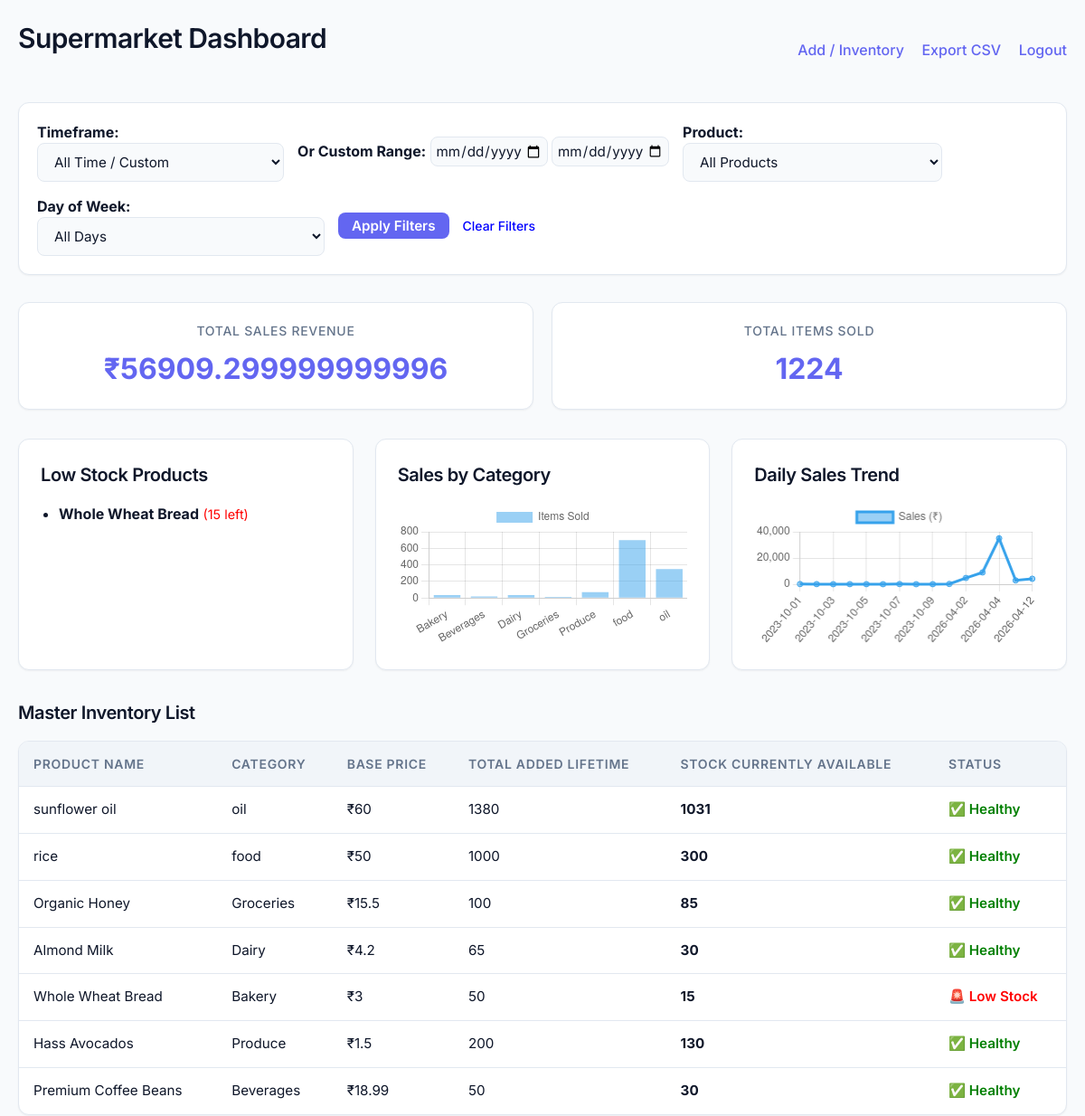
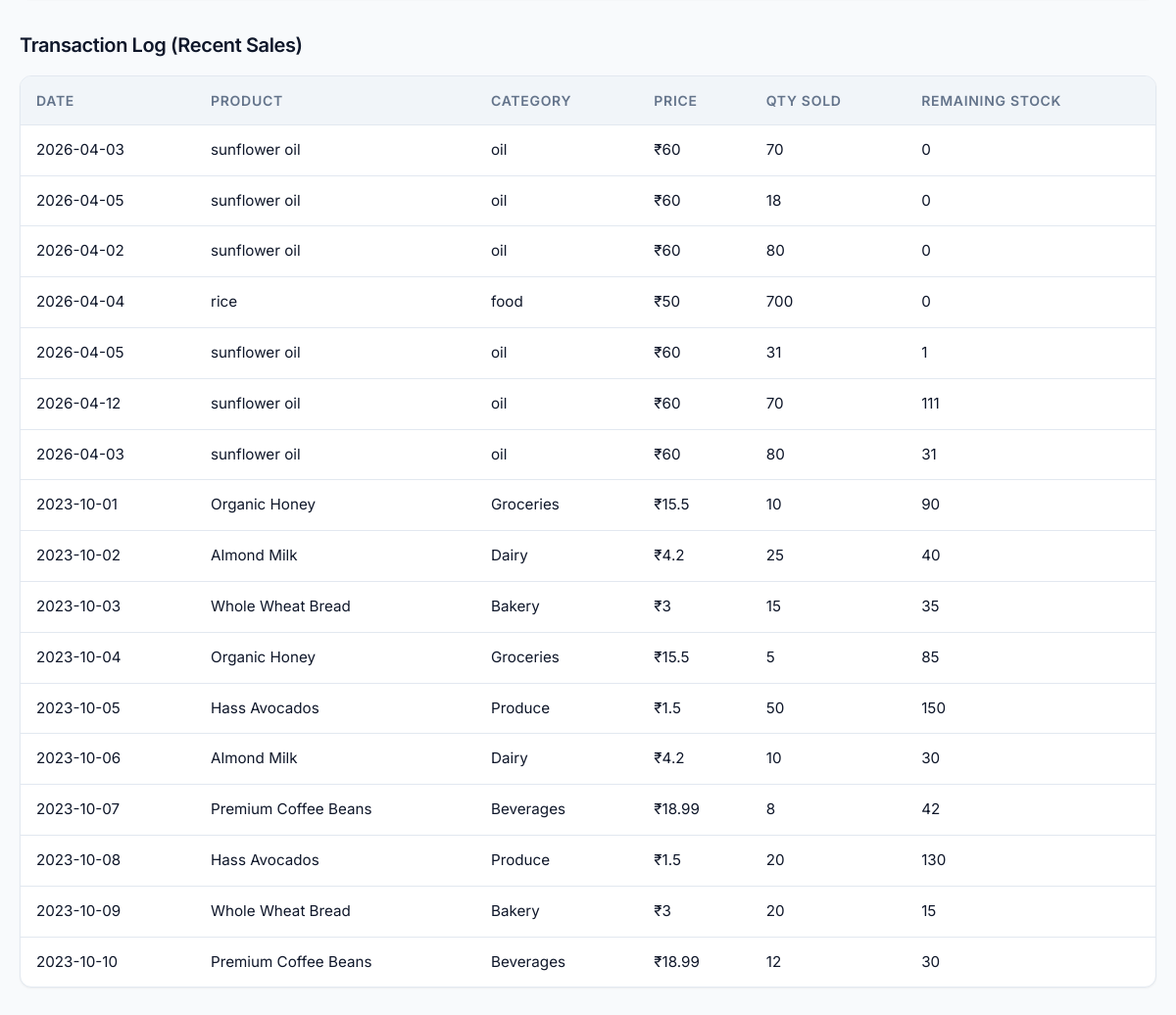
The app's page /dashboard (signed in) with its own data (2 pictures, top to bottom).
### tables this page shows
CREATE TABLE products (
            id INTEGER PRIMARY KEY AUTOINCREMENT,
            product_name TEXT UNIQUE,
            category TEXT,
            price INTEGER,
            total_quantity_added INTEGER DEFAULT 0,
            remaining_stock INTEGER DEFAULT 0,
            threshold INTEGER DEFAULT 20
        );

CREATE TABLE sales (
            id INTEGER PRIMARY KEY AUTOINCREMENT,
            date TEXT,
            product_id INTEGER,
            quantity_sold INTEGER, stock_at_time_of_sale INTEGER DEFAULT 0,
            FOREIGN KEY(product_id) REFERENCES products(id)
        );

### Supermarket-Dashboard/Supermarket_Dashboard/app.py (the view, shortened to what this page needs)
@app.route("/dashboard")
def dashboard():
    if "user" not in session:
        return redirect("/")
    conn = get_db_connection()
    timeframe = request.args.get("timeframe", "all")
    product_filter = request.args.get("product_id", "all")
    day_filter = request.args.get("day", "all")
    custom_start = request.args.get("start_date", "")
    custom_end = request.args.get("end_date", "")
    if product_filter != "all":
        products = conn.execute("SELECT * FROM products WHERE id = ?", (product_filter,)).fetchall()
    else:
        products = conn.execute("SELECT * FROM products").fetchall()
    query = """
        SELECT s.id, s.date, s.quantity_sold, s.stock_at_time_of_sale as remaining_stock, p.product_name, p.category, p.price, p.threshold
        FROM sales s
        JOIN products p ON s.product_id = p.id
        WHERE 1=1
    """
    params = []
    if custom_start and custom_end:
        query += " AND s.date >= ? AND s.date <= ?"
        params.extend([custom_start, custom_end])
    if product_filter != "all":
        query += " AND s.product_id = ?"
        params.append(product_filter)
    sales = conn.execute(query, params).fetchall()
    conn.close()
    total_sales = sum(row["price"] * row["quantity_sold"] for row in sales)
    total_items = sum(row["quantity_sold"] for row in sales)
    low_stock = [p for p in products if p["remaining_stock"] < p["threshold"]]
    category_sales = {}
    for row in sales:
        cat = row["category"]
        category_sales[cat] = category_sales.get(cat, 0) + row["quantity_sold"]
    daily_sales = {}
    for row in sales:
        d = row["date"]
        daily_sales[d] = daily_sales.get(d, 0) + (row["price"] * row["quantity_sold"])
    daily_sales = dict(sorted(daily_sales.items()))
    return render_template(
        "dashboard.html",
        products=products,
        sales=sales,
        total_sales=total_sales,
        total_items=total_items,
        low_stock=low_stock,
        category_sales=category_sales,
        daily_sales=daily_sales,
        current_timeframe=timeframe,
        current_product=product_filter,
        current_day=day_filter,
        current_start=custom_start,
        current_end=custom_end
    )

### Supermarket-Dashboard/Supermarket_Dashboard/app.py (called while the page is built)
def get_db_connection():
    conn = sqlite3.connect("supermarket.db")
    conn.row_factory = sqlite3.Row
    return conn

### Supermarket-Dashboard/Supermarket_Dashboard/templates/dashboard.html (shortened to what this page needs)
<!DOCTYPE html>
<html>
<head>
    <link rel="stylesheet" href="/static/style.css">
</head>
<body>
    <div class="container">
        <div style="display: flex; justify-content: space-between; align-items: center; margin-bottom: 24px;">
            <h2>Supermarket Dashboard</h2>
            <div>
                <a href="/home" style="margin-right: 15px;">Add / Inventory</a>
                <a href="/export" style="margin-right: 15px;">Export CSV</a>
                <a href="/logout">Logout</a>
            </div>
        </div>
        <div class="filter-bar">
            <form method="GET" action="/dashboard" style="display: flex; gap: 15px; align-items: center; flex-wrap: wrap;">
                <label>
                    <b>Timeframe:</b>
                    <select name="timeframe">
                        <option value="all" {% if current_timeframe == 'all' %}selected{% endif %}>All Time / Custom</option>
                    </select>
                </label>
                <label>
                    <b>Or Custom Range:</b>
                    <input type="date" name="start_date" value="{{ current_start }}" style="padding: 5px; width: 130px;">
                    <input type="date" name="end_date" value="{{ current_end }}" style="padding: 5px; width: 130px;">
                </label>
                <label>
                    <b>Product:</b>
                    <select name="product_id">
                        <option value="all" {% if current_product == 'all' %}selected{% endif %}>All Products</option>
                    </select>
                </label>
                <label>
                    <b>Day of Week:</b>
                    <select name="day">
                        <option value="all" {% if current_day == 'all' %}selected{% endif %}>All Days</option>
                    </select>
                </label>
                <button type="submit" style="padding: 5px 15px;">Apply Filters</button>
                <a href="/dashboard" style="text-decoration: none; color: blue; font-size: 14px;">Clear Filters</a>
            </form>
        </div>
        <div class="kpi-grid">
            <div class="kpi-card">
                <div class="kpi-label">Total Sales Revenue</div>
                <div class="kpi-value">₹{{ total_sales }}</div>
            </div>
            <div class="kpi-card">
                <div class="kpi-label">Total Items Sold</div>
                <div class="kpi-value">{{ total_items }}</div>
            </div>
        </div>
    <div class="grid-3">
        <div class="card">
            <h3>Low Stock Products</h3>
            {% if low_stock %}
                <ul style="padding-left: 20px;">
                    {% for item in low_stock %}
                        <li style="margin-bottom: 8px;"><b>{{ item.product_name }}</b> <span style="color: red; font-size: 0.9em;">({{ item.remaining_stock }} left)</span></li>
                    {% endfor %}
                </ul>
            {% else %}
                <p style="color: green;">✅ All stock is healthy!</p>
            {% endif %}
        </div>
        <div class="card">
            <h3>Sales by Category</h3>
            <canvas id="categoryChart"></canvas>
        </div>
        <div class="card">
            <h3>Daily Sales Trend</h3>
            <canvas id="dailyChart"></canvas>
        </div>
    </div>
    <h3>Master Inventory List</h3>
    <div class="table-container">
        <table>
            <thead>
                <tr>
                    <th>Product Name</th>
                    <th>Category</th>
                    <th>Base Price</th>
                    <th>Total Added Lifetime</th>
                    <th>Stock Currently Available</th>
                    <th>Status</th>
                </tr>
            </thead>
            <tbody>
            {% for p in products %}
            <tr>
                <td>{{ p.product_name }}</td>
                <td>{{ p.category }}</td>
                <td>₹{{ p.price }}</td>
                <td>{{ p.total_quantity_added }}</td>
                <td><b>{{ p.remaining_stock }}</b></td>
                <td>{% if p.remaining_stock < p.threshold %}<span style="color: red; font-weight: 600;">🚨 Low Stock</span>{% else %}<span style="color: green; font-weight: 600;">✅ Healthy</span>{% endif %}</td>
            </tr>
            {% else %}
            <tr><td colspan="6">No products added yet. Go to Data Entry to add some!</td></tr>
            {% endfor %}
            </tbody>
        </table>
    </div>
    <h3>Transaction Log (Recent Sales)</h3>
    <div class="table-container">
        <table>
            <thead>
                <tr>
                    <th>Date</th>
                    <th>Product</th>
                    <th>Category</th>
                    <th>Price</th>
                    <th>Qty Sold</th>
                    <th>Remaining Stock</th>
                </tr>
            </thead>
            <tbody>
            {% for row in sales %}
            <tr>
                <td>{{ row.date }}</td>
                <td>{{ row.product_name }}</td>
                <td>{{ row.category }}</td>
                <td>₹{{ row.price }}</td>
                <td>{{ row.quantity_sold }}</td>
                <td>{{ row.remaining_stock }}</td>
            </tr>
            {% endfor %}
            </tbody>
        </table>
    </div>
    </div>
    <script>
    // CATEGORY DATA
    const categoryData = JSON.parse('{{ category_sales | tojson | safe }}');
    const labels1 = Object.keys(categoryData);
    const values1 = Object.values(categoryData);
    new Chart(document.getElementById("categoryChart"), {
        type: "bar",
        data: {
            labels: labels1,
            datasets: [{
                label: "Items Sold",
                data: values1
            }]
        }
    });
    // DAILY DATA
    const dailyData = JSON.parse('{{ daily_sales | tojson | safe }}');
    const labels2 = Object.keys(dailyData);
    const values2 = Object.values(dailyData);
    new Chart(document.getElementById("dailyChart"), {
        type: "line",
        data: {
            labels: labels2,
            datasets: [{
                label: "Sales (₹)",
                data: values2
            }]
        }
    });
</script>
</body>
</html>

### Supermarket-Dashboard/Supermarket_Dashboard/static/style.css (style rules this page uses)
:root { --bg-color: #f8fafc; --surface-color: #ffffff; --text-main: #0f172a; --text-muted: #64748b; --accent-color: #6366f1; --accent-hover: #4f46e5; --border-color: #e2e8f0; --shadow-sm: 0 1px 2px 0 rgb(0 0 0 / 0.05); --shadow-md: 0 4px 6px -1px rgb(0 0 0 / 0.1), 0 2px 4px -2px rgb(0 0 0 / 0.1); --shadow-lg: 0 10px 15px -3px rgb(0 0 0 / 0.1), 0 4px 6px -4px rgb(0 0 0 / 0.1); --border-radius: 12px; }
* { margin: 0; padding: 0; box-sizing: border-box; }
body { font-family: 'Inter', -apple-system, BlinkMacSystemFont, "Segoe UI", Roboto, sans-serif; background-color: var(--bg-color); color: var(--text-main); line-height: 1.5; padding: 20px; min-height: 100vh; }
h1, h2, h3, h4 { font-weight: 600; color: var(--text-main); margin-bottom: 1rem; letter-spacing: -0.02em; }
h2 { font-size: 1.875rem; margin-bottom: 1.5rem; }
h3 { font-size: 1.25rem; }
.container { max-width: 1200px; margin: 0 auto; width: 100%; }
.card { background: var(--surface-color); border: 1px solid var(--border-color); border-radius: var(--border-radius); padding: 24px; box-shadow: var(--shadow-sm); transition: transform 0.2s ease, box-shadow 0.2s ease; }
.grid-3 { display: grid; grid-template-columns: repeat(auto-fit, minmax(300px, 1fr)); gap: 24px; margin-bottom: 32px; }
.kpi-grid { display: grid; grid-template-columns: repeat(auto-fit, minmax(200px, 1fr)); gap: 20px; margin-bottom: 32px; }
.kpi-card { background: var(--surface-color); padding: 20px; border-radius: var(--border-radius); border: 1px solid var(--border-color); box-shadow: var(--shadow-sm); text-align: center; }
.kpi-label { color: var(--text-muted); font-size: 0.875rem; font-weight: 500; text-transform: uppercase; letter-spacing: 0.05em; }
.kpi-value { font-size: 2rem; font-weight: 700; color: var(--accent-color); margin-top: 8px; }
form { display: flex; flex-direction: column; gap: 16px; }
input[type="text"], input[type="password"], input[type="number"], input[type="date"], select { width: 100%; padding: 10px 14px; border: 1px solid var(--border-color); border-radius: 8px; font-size: 0.95rem; font-family: inherit; color: var(--text-main); background-color: var(--bg-color); transition: all 0.2s ease; }
button { background-color: var(--accent-color); color: white; border: none; padding: 12px 20px; border-radius: 8px; font-weight: 600; font-size: 0.95rem; cursor: pointer; transition: background-color 0.2s ease, transform 0.1s ease; font-family: inherit; }
a { color: var(--accent-color); text-decoration: none; font-weight: 500; transition: color 0.2s ease; }
.table-container { overflow-x: auto; background: var(--surface-color); border-radius: var(--border-radius); border: 1px solid var(--border-color); box-shadow: var(--shadow-sm); margin-bottom: 2rem; }
table { width: 100%; border-collapse: collapse; text-align: left; }
thead th { background-color: #f1f5f9; color: var(--text-muted); font-weight: 600; padding: 14px 16px; font-size: 0.875rem; border-bottom: 1px solid var(--border-color); text-transform: uppercase; letter-spacing: 0.05em; }
tbody td { padding: 14px 16px; border-bottom: 1px solid var(--border-color); color: var(--text-main); font-size: 0.95rem; }
tbody tr:last-child td { border-bottom: none; }
.filter-bar { background: var(--surface-color); padding: 20px; border-radius: var(--border-radius); border: 1px solid var(--border-color); box-shadow: var(--shadow-sm); margin-bottom: 30px; }
.filter-bar form { flex-direction: row; align-items: flex-end; flex-wrap: wrap; gap: 20px; }

### records on screen
products: product_name "Whole Wheat Bread", remaining_stock "15", category "Bakery", price "3", total_quantity_added "50", threshold "🚨 Low Stock"
products: product_name "sunflower oil", category "oil", price "60", total_quantity_added "1380", remaining_stock "1031", threshold "✅ Healthy"
products: product_name "rice", category "food", price "50", total_quantity_added "1000", remaining_stock "300", threshold "✅ Healthy"
products: product_name "Organic Honey", category "Groceries", price "15.5", total_quantity_added "100", remaining_stock "85", threshold "✅ Healthy"
products: product_name "Almond Milk", category "Dairy", price "4.2", total_quantity_added "65", remaining_stock "30", threshold "✅ Healthy"
products: product_name "Hass Avocados", category "Produce", price "1.5", total_quantity_added "200", remaining_stock "130", threshold "✅ Healthy"
products: product_name "Premium Coffee Beans", category "Beverages", price "18.99", total_quantity_added "50", remaining_stock "30", threshold "✅ Healthy"
sales: date "2026-04-03", product_name "sunflower oil", category "oil", price "60", quantity_sold "70", remaining_stock "0"
sales: date "2026-04-05", product_name "sunflower oil", category "oil", price "60", quantity_sold "18", remaining_stock "0"
sales: date "2026-04-02", product_name "sunflower oil", category "oil", price "60", quantity_sold "80", remaining_stock "0"
sales: date "2026-04-04", product_name "rice", category "food", price "50", quantity_sold "700", remaining_stock "0"
sales: date "2026-04-05", product_name "sunflower oil", category "oil", price "60", quantity_sold "31", remaining_stock "1"
sales: date "2026-04-12", product_name "sunflower oil", category "oil", price "60", quantity_sold "70", remaining_stock "111"
sales: date "2026-04-03", product_name "sunflower oil", category "oil", price "60", quantity_sold "80", remaining_stock "31"
sales: date "2023-10-01", product_name "Organic Honey", category "Groceries", price "15.5", quantity_sold "10", remaining_stock "90"
sales: date "2023-10-02", product_name "Almond Milk", category "Dairy", price "4.2", quantity_sold "25", remaining_stock "40"
sales: date "2023-10-03", product_name "Whole Wheat Bread", category "Bakery", price "3", quantity_sold "15", remaining_stock "35"
sales: date "2023-10-04", product_name "Organic Honey", category "Groceries", price "15.5", quantity_sold "5", remaining_stock "85"
sales: date "2023-10-05", product_name "Hass Avocados", category "Produce", price "1.5", quantity_sold "50", remaining_stock "150"
sales: date "2023-10-06", product_name "Almond Milk", category "Dairy", price "4.2", quantity_sold "10", remaining_stock "30"
sales: date "2023-10-07", product_name "Premium Coffee Beans", category "Beverages", price "18.99", quantity_sold "8", remaining_stock "42"
sales: date "2023-10-08", product_name "Hass Avocados", category "Produce", price "1.5", quantity_sold "20", remaining_stock "130"
sales: date "2023-10-09", product_name "Whole Wheat Bread", category "Bakery", price "3", quantity_sold "20", remaining_stock "15"
sales: date "2023-10-10", product_name "Premium Coffee Beans", category "Beverages", price "18.99", quantity_sold "12", remaining_stock "30"

### other values on screen
{{ total_sales }} "56909.299999999996"
{{ total_items }} "1224"
chart data {{ category_sales | tojson | safe }} {"Bakery": 35, "Beverages": 20, "Dairy": 35, "Groceries": 15, "Produce": 70, "food": 700, "oil": 349}
